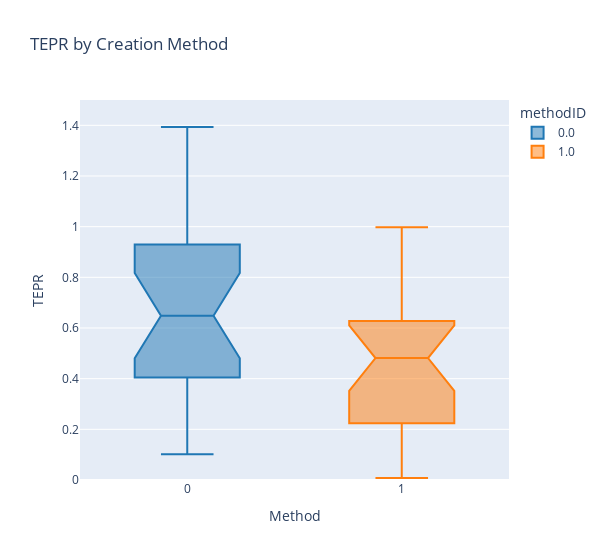

Notebook code for this chart:
### Code cell
df = method_data_crt.loc[(slice(None), slice(None)), 'adj_pupil'].reset_index('methodID')
crt_tepr_fig = px.box(df, x='methodID', y ='adj_pupil', color='methodID', notched=True, title='TEPR by Creation Method', color_discrete_sequence=px.colors.qualitative.D3)
crt_tepr_fig.update_yaxes(range=[0,1.5])
crt_tepr_fig.update_layout(
    xaxis_title='Method',
    yaxis_title='TEPR',
    width=600,
)
crt_tepr_fig.show()

### Figure 1 — Plotly figure (JSON) as saved in the notebook; plotly's stock layout.template omitted (floating-point values rounded to 4 significant figures)
{"data": [{"alignmentgroup": "True", "hovertemplate": "methodID=%{x}<br>adj_pupil=%{y}<extra></extra>", "legendgroup": "0.0", "marker": {"color": "#1F77B4"}, "name": "0.0", "notched": true, "offsetgroup": "0.0", "orientation": "v", "showlegend": true, "type": "box", "x": [0, 0, 0, 0, 0, 0, 0, 0, 0, 0, 0, 0, 0, 0, 0, 0, 0, 0, 0, 0, 0, 0, 0, 0], "x0": " ", "xaxis": "x", "y": [1.343, 0.704, 1.031, 0.9704, 0.6622, 0.1019, 0.6561, 0.4131, 0.2028, 0.2993, 0.6413, 0.5344, 0.6881, 0.3968, 0.7815, 0.5293, 0.8896, 1.166, 0.334, 1.394, 0.5901, 0.1199, 1.226, 0.5668], "y0": " ", "yaxis": "y"}, {"alignmentgroup": "True", "hovertemplate": "methodID=%{x}<br>adj_pupil=%{y}<extra></extra>", "legendgroup": "1.0", "marker": {"color": "#FF7F0E"}, "name": "1.0", "notched": true, "offsetgroup": "1.0", "orientation": "v", "showlegend": true, "type": "box", "x": [1, 1, 1, 1, 1, 1, 1, 1, 1, 1, 1, 1, 1, 1, 1, 1, 1, 1, 1, 1, 1, 1, 1, 1], "x0": " ", "xaxis": "x", "y": [0.6499, 0.5703, 0.9691, 0.9972, 0.2431, 0.008231, 0.4838, 0.1251, 0.2052, 0.2043, 0.5157, 0.3465, 0.6106, 0.3434, 0.5014, 0.4786, 0.5407, 0.6454, 0.193, 0.9615, 0.2675, 0.07124, 0.8387, 0.2563], "y0": " ", "yaxis": "y"}], "layout": {"boxmode": "overlay", "legend": {"title": {"text": "methodID"}, "tracegroupgap": 0}, "title": {"text": "TEPR by Creation Method"}, "width": 600, "xaxis": {"anchor": "y", "categoryarray": [0, 1], "categoryorder": "array", "domain": [0, 1], "title": {"text": "Method"}}, "yaxis": {"anchor": "x", "domain": [0, 1], "range": [0, 1.5], "title": {"text": "TEPR"}}}}
